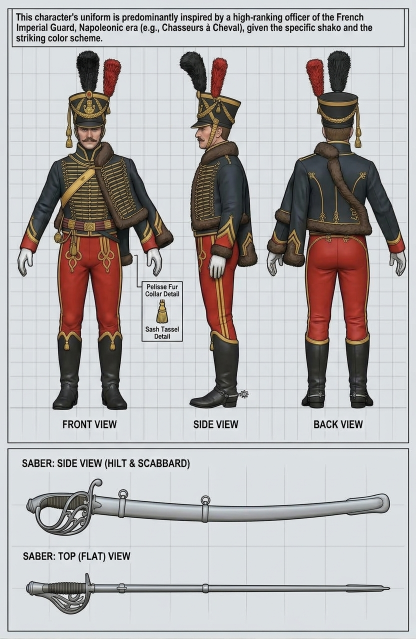
#> input picture art/characters/french-imperial-guard/Gemini_Generated_Image_k4m4suk4m4suk4m4.jfif, 832 x 1277 px (shown at 1/2 size)
$ python make_mask.py
#> lines starting #> are read from the running program, lines starting #| are printed output that depends on the picture; after the words box and inside, x2 and y2 are one past the last pixel; in counts of white or black regions, pixels touching at a corner belong together
"""Cut the three figures out of the guard's reference sheet: writes the figure mask the sheet
frame reads (`sheet_mask.png`) and a picture of it over the sheet (`previews/sheet_mask.png`).

    python scripts/make_mask.py          (plain Python with numpy + PIL, not Blender)

The sheet is not a plain backdrop: a light grid, a frame, a text header, view labels, a
callout box whose leader line comes within a few pixels of the front figure, and a saber
section below. The figures are drawn with dark outlines, which is what the cut relies on:

1. figure ink = colour distance from the backdrop above `THR` (the grid lines sit at ~15,
   the glove's lit faces at ~10, every outline and shaded part far above 30);
2. everything outside the figures' band of rows (`ROWS`) and inside the `EXCLUDE`
   rectangles (the callout box and its leader line) is blanked;
3. a closing by `CLOSE` px joins the outlines, every enclosed background region smaller
   than `HOLE_MAX` px is filled (the white gloves inside their outlines, the grid squares
   seen through the gaps between the fingers stay open only if they are large), and the
   closing is undone;
4. per view only the component that holds the view's `SEED` is kept, so loose ink (a
   stray grid crossing, the label text) never counts.
"""
import os

import numpy as np
from PIL import Image, ImageDraw

HERE = os.path.dirname(os.path.abspath(__file__))
ROOT = os.path.normpath(os.path.join(HERE, ".."))
SHEET = os.path.join(ROOT, "Gemini_Generated_Image_k4m4suk4m4suk4m4.jfif")
OUT = os.path.join(ROOT, "sheet_mask.png")
PICTURE = os.path.join(ROOT, "previews", "sheet_mask.png")

BACKDROP = (219, 223, 226)       # the sheet's backdrop, sRGB
THR = 30                         # colour distance (max over channels) that counts as ink
ROWS = (96, 834)                 # the figures' band: below the header box, above the view labels
EXCLUDE = ((266, 505, 291, 581),  # the callout's leader line (x0, y0, x1, y1, exclusive ends)
           (279, 556, 372, 700),  # the callout box
           (813, 96, 832, 834),   # the frame's right edge, which the back view's right glove nearly touches
           (0, 96, 19, 834))      # the frame's left edge
LINE_REACH, LINE_BG, LINE_BLUE = 3, 22, 4.5  # a thin line: backdrop 3 px away on both sides
CLOSE = 2
HOLE_MAX = 2400                  # a glove's inside is ~1700 px; a grid square ~680 is never enclosed
SEED = dict(front=(180, 400), side=(440, 400), back=(678, 400))


def shift_or(m, r):
    out = m.copy()
    for dy in range(-r, r + 1):
        for dx in range(-r, r + 1):
            if dx * dx + dy * dy <= r * r:
                out |= np.roll(np.roll(m, dy, 0), dx, 1)
    return out


def dilate(m, r):
    return shift_or(m, r)


def erode(m, r):
    return ~shift_or(~m, r)


def flood(mask, seed):
    """The 4-connected component of True pixels in `mask` that holds `seed` (x, y)."""
    lab = label(mask)
    x, y = seed
    return (lab == lab[y, x]) & mask if mask[y, x] else np.zeros_like(mask)


def label(mask):
    """4-connected component labels of `mask` (0 = not in it): every pixel points at the
    smallest flat index in its component, by neighbour-min propagation plus pointer jumping."""
    h, w = mask.shape
    n = h * w
    idx = np.arange(n).reshape(h, w)
    lab = np.where(mask, idx, n)
    while True:
        prev = lab
        p = np.pad(lab, 1, constant_values=n)
        nb = np.minimum.reduce([lab, p[:-2, 1:-1], p[2:, 1:-1], p[1:-1, :-2], p[1:-1, 2:]])
        nb = np.where(mask, nb, n)
        flat = np.append(nb.ravel(), n)
        for _ in range(4):  # jump: a pixel takes its representative's representative
            flat = flat[flat]
        lab = flat[:-1].reshape(h, w)
        if np.array_equal(lab, prev):
            return np.where(mask, lab + 1, 0)


def fill_small_holes(m, max_px):
    """Fill every enclosed background region of at most `max_px` pixels."""
    bg = ~m
    holes = bg & ~flood(bg, (0, 0))
    lab = label(holes)
    ids, counts = np.unique(lab[lab > 0], return_counts=True)
    small = np.isin(lab, ids[counts <= max_px])
    return m | small


def box_mean(a, r=1):
    p = np.pad(a.astype(float), r, mode="edge")
    h, w = a.shape
    return sum(p[r + dy:r + dy + h, r + dx:r + dx + w] for dy in range(-r, r + 1) for dx in range(-r, r + 1)) / (2 * r + 1) ** 2


def thin_lines(rgb, dist, reach=LINE_REACH, bg=LINE_BG):
    """Pixels on a thin line drawn over the backdrop (the grid, the floor line, the leader
    line): pixels whose two neighbourhoods `reach` px away on some axis (across, down,
    either diagonal) are both plain BACKDROP -- near its colour and as blue as it (3 x 3
    means, so JPEG noise does not decide). A figure's edge never qualifies, since one side
    of it is figure; nor does a glove's grey outline, whose inner side is the glove's
    neutral white, not the backdrop's blue-grey."""
    plain = (box_mean(dist) < bg) & (box_mean(rgb[..., 2] - rgb[..., 0]) >= LINE_BLUE)
    r = reach
    p = np.pad(plain, r, constant_values=False)
    h, w = dist.shape

    def at(dy, dx):
        return p[r + dy:r + dy + h, r + dx:r + dx + w]

    out = np.zeros(dist.shape, bool)
    for dy, dx in ((0, r), (r, 0), (r, r), (r, -r)):
        out |= at(dy, dx) & at(-dy, -dx)
    return out


def main():
    rgb = np.asarray(Image.open(SHEET).convert("RGB")).astype(int)
    h, w = rgb.shape[:2]
#> h = 1277; w = 832
    dist = np.abs(rgb - np.array(BACKDROP)).max(axis=2)
    ink = (dist > THR) & ~thin_lines(rgb, dist)
#> in thin_lines, `plain = (box_mean(dist) < bg) & (box_mean(rgb[..., 2] - rgb[..., 0]) >..`:
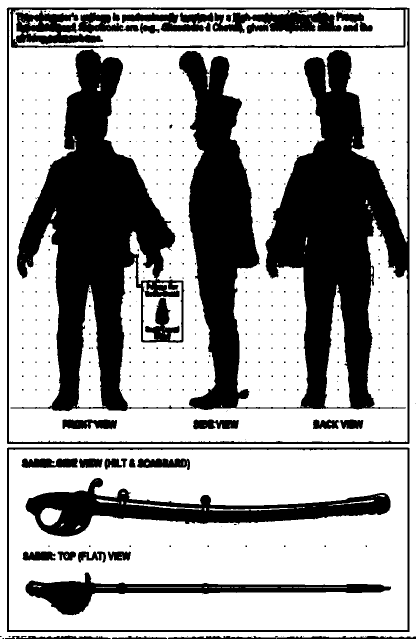
#> plain: shape (1277, 832) bool (shown at 1/2 size); 64.7% white; 374 black regions (343 under 20 px), largest, box (x1, y1, x2, y2) and area: (13, 15, 819, 888) 288163, (51, 956, 781, 1073) 29879, (51, 1145, 782, 1231) 16068
#> in thin_lines, `p = np.pad(plain, r, constant_values=False)`: p: shape (1283, 838) bool; 64% white; 369 black regions (340 under 20 px), largest, box (x1, y1, x2, y2) and area: (16, 18, 822, 891) 288163, (54, 959, 784, 1076) 29879, (54, 1148, 785, 1234) 16068
#> after the loop in thin_lines, `for dy, dx in ((0, r), (r, 0), (r, r), (r, -r)):`:
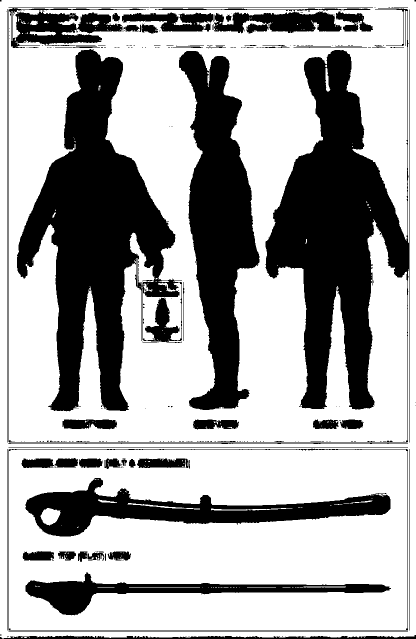
#> out: shape (1277, 832) bool (shown at 1/2 size); 65.6% white; 190 black regions (127 under 20 px), largest, box (x1, y1, x2, y2) and area: (17, 15, 819, 885) 111821, (34, 98, 364, 823) 105385, (358, 102, 520, 820) 61378
#> ink: shape (1277, 832) bool; 27.7% white; 660 white regions (448 under 20 px), largest, box (x1, y1, x2, y2) and area: (35, 100, 348, 820) 89601, (533, 100, 813, 817) 87921, (358, 102, 517, 817) 55325
    ink[:ROWS[0]] = False
    ink[ROWS[1]:] = False
    for x0, y0, x1, y1 in EXCLUDE:
        ink[y0:y1, x0:x1] = False
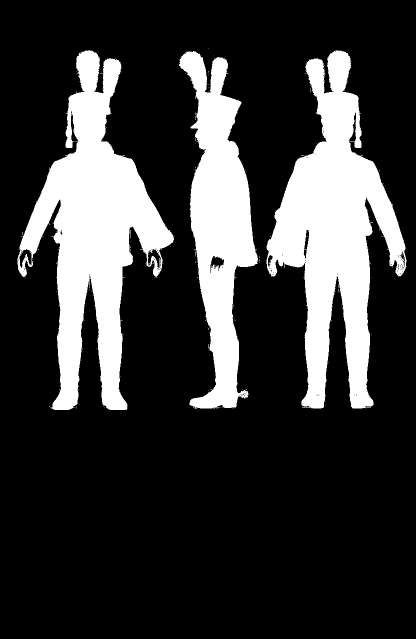
#> ink: shape (1277, 832) bool (shown at 1/2 size); 21.9% white; 171 white regions (168 under 20 px), largest, box (x1, y1, x2, y2) and area: (35, 100, 348, 820) 89593, (533, 100, 813, 817) 87921, (358, 102, 517, 817) 55325
    m = dilate(ink, CLOSE)
#> after the loop in shift_or, `for dy in range(-r, r + 1):`:
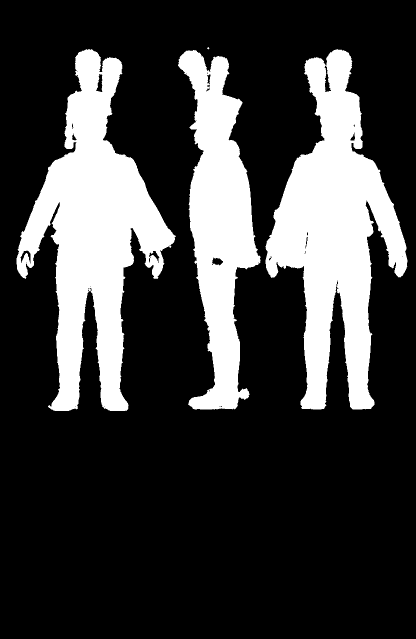
#> out: shape (1277, 832) bool (shown at 1/2 size); 23.7% white; 4 white regions (1 under 20 px), largest, box (x1, y1, x2, y2) and area: (33, 98, 352, 822) 97198, (531, 98, 815, 819) 94935, (356, 100, 521, 819) 60051
    m = fill_small_holes(m, HOLE_MAX)
#> in flood, `return (lab == lab[y, x]) & mask if mask[y, x] else np.zeros_like(mask)`: returned value: shape (1277, 832) bool; 76.1% white; 4 black regions (1 under 20 px), largest, box (x1, y1, x2, y2) and area: (33, 98, 352, 822) 97927, (531, 98, 815, 819) 95388, (356, 100, 521, 819) 60407
#> in fill_small_holes, `holes = bg & ~flood(bg, (0, 0))`: holes: shape (1277, 832) bool; 0.14% white; 35 white regions (25 under 20 px), largest, box (x1, y1, x2, y2) and area: (649, 131, 662, 184) 298, (192, 148, 205, 184) 267, (424, 515, 446, 531) 227
#> in label (call 2), `lab = np.where(mask, idx, n)`:
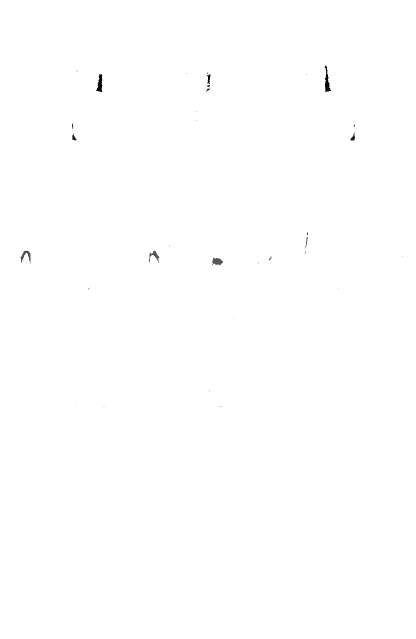
#> lab: shape (1277, 832) int64 (shown at 1/2 size); min 109643, max 1062464, mean 1061330.4; drawn with min black and max white
#> in fill_small_holes, `ids, counts = np.unique(lab[lab > 0], return_counts=True)`: ids = 45 values from 109644 to 677456; counts = 45 values, max 298 at index 0, min 1 at index 1, mean 34.18
    m = erode(m, CLOSE) | ink
#> call 2 of shift_or, with r = 2
#> after the loop in shift_or (call 2), `for dy in range(-r, r + 1):`:
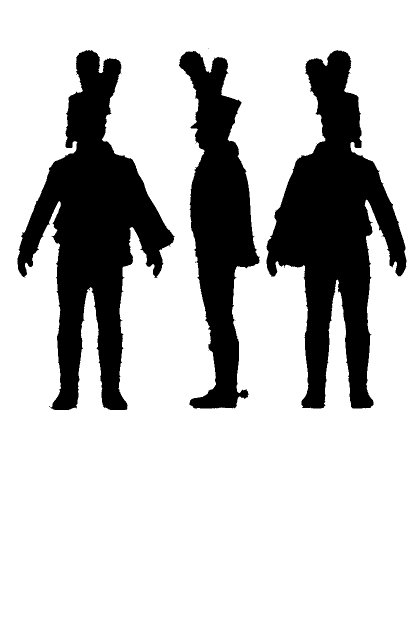
#> out: shape (1277, 832) bool (shown at 1/2 size); 77.5% white; 6 black regions (3 under 20 px), largest, box (x1, y1, x2, y2) and area: (35, 100, 350, 820) 92127, (533, 100, 813, 817) 89922, (358, 102, 519, 817) 56707
    m = fill_small_holes(m, HOLE_MAX // 4)
#> the loop in label (call 2), `while True:` made 294 passes
#> pass 1, in label (call 3), `nb = np.minimum.reduce([lab, p[:-2, 1:-1], p[2:, 1:-1], p[1:-1, :-2], ..`:
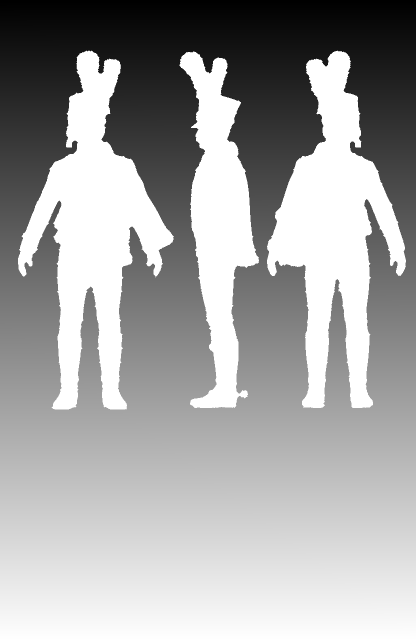
#> nb: shape (1277, 832) int64 (shown at 1/2 size); min 0, max 1062464, mean 679048.9; drawn with min black and max white
#> in fill_small_holes (call 2), `holes = bg & ~flood(bg, (0, 0))`: holes: shape (1277, 832) bool; every value is 0
#> in label (call 4), `lab = np.where(mask, idx, n)`: lab: shape (1277, 832) int64; every value is 1062464
    keep = np.zeros_like(m)
    lab = label(m)
    for name, (x, y) in SEED.items():
        comp = lab == lab[y, x]
        print("%s: %d px" % (name, comp.sum()))
        keep |= comp
#> this loop made 3 passes
#| front: 92113 px
#| side: 56692 px
#| back: 89915 px
    Image.fromarray((keep * 255).astype(np.uint8)).save(OUT)
    # the picture: the sheet, the mask tinted over it, the excluded rectangles outlined
    pic = rgb.astype(float)
    pic[keep] = 0.45 * pic[keep] + 0.55 * np.array([40, 170, 90])
    pic[~keep] = 0.6 * pic[~keep] + 0.4 * 255
    im = Image.fromarray(pic.clip(0, 255).astype(np.uint8))
    d = ImageDraw.Draw(im)
    for x0, y0, x1, y1 in EXCLUDE:
        d.rectangle([x0, y0, x1 - 1, y1 - 1], outline=(220, 40, 40))
    d.line([(0, ROWS[0]), (w, ROWS[0])], fill=(220, 40, 40))
    d.line([(0, ROWS[1]), (w, ROWS[1])], fill=(220, 40, 40))
    os.makedirs(os.path.dirname(PICTURE), exist_ok=True)
    im.crop((0, 0, w, 900)).save(PICTURE)
    print("wrote", OUT, PICTURE)


if __name__ == "__main__":
    main()
